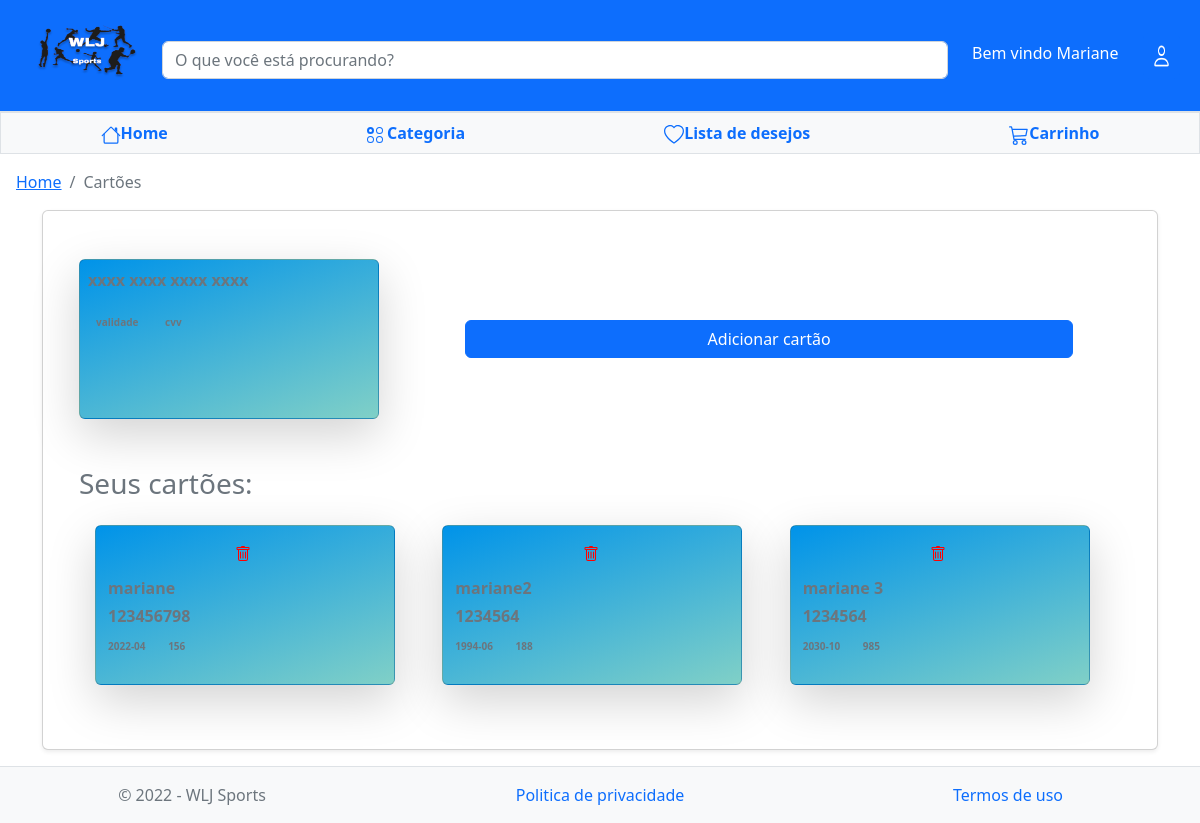
The app's page /cartoes.php (signed in) with its own data.
### tables this page shows
CREATE TABLE `cartao` (
  `id` int(11) NOT NULL,
  `titular` varchar(30) NOT NULL,
  `numero_cartao` int(16) NOT NULL,
  `validade` varchar(30) NOT NULL,
  `cvv` int(3) NOT NULL,
  `id_usuario` int(11) NOT NULL
);

### cartoes.php (the view, shortened to what this page needs)
<?php
include("conexao.php");
?>
<!doctype html>
<html lang="pt-br">
<head>
    <link href="https://cdn.jsdelivr.net/npm/bootstrap@5.2.1/dist/css/bootstrap.min.css" rel="stylesheet"
>
</head>
<body>
    <nav class=" navbar  navbar-expand-lg navbar-dark bg-primary border-bottom shadow-sm ">
        <div class="container-fluid">
            <div class="d-none d-md-block">
                <a href="Untitled-1.php"> <img class="pt-2" src="img/WLJ.png" width="150px" height="95px"></a>
            </div>
            <div class="box-search d-flex justify-content-center pt-2 col">
                <input class=" form-control me-2" type="search" placeholder="O que você está procurando?" id="pesquisar" name="pesquisar" class="">
            </div>
            <div class="align-self end ">
                <div class="navbar-collapse collapse">
                    <ul class="navbar-nav">
                      <?php if(!isset($_SESSION['id']) and (!isset($_SESSION['nome']))){ ?>
                        <li class="nav-item">
                            <a href="login.html" class="m-2 nav-link  text-white"> Entrar</a>
                        </li>
                        <li class="nav-item">
                            <a href="cadastro.html" class="m-2 nav-link  text-white"> Cadastrar</a>
                        </li>
                        <?php }else{ ?>
                          <li class="nav-item">
                            <a href="informacoes_usuario.php" class="m-2 nav-link  text-white"> Bem vindo <?php echo $_SESSION['nome']; ?></a>
                        </li>
                        <?php } ?>
                        <li class="nav-item">
                          <a class="btn btn-primary m-2  nav-link text-white" data-bs-toggle="offcanvas" href="#offcanvasRight" role="button" aria-controls="offcanvasRight">
                                <img src="img/bi_person.png" height="28">
                            </a>
                        </li>
                    </ul>
                </div>
            </div>
        </div>
    </nav>
    <ul class="sticky-top nav nav-pills nav-fill navbar-light bg-light border">
          <li class="nav-item d-none d-md-block">
              <a class="nav-link " aria-current="page" href="Untitled-1.php" tabindex="-1" aria-disabled="true">
                  <strong>Home</strong></a>
          </li>
          <li class="nav-item d-none d-md-block">
              <a class="nav-link" href="categoria.php">
              <strong>Categoria</strong></a>
          </li>
          <li class="nav-item d-none d-md-block">
              <a class="nav-link" href="favoritos.php">
                  <strong>Lista de desejos</strong></a>
          </li>
          <li class="nav-item d-none d-md-block">
              <a class="nav-link " href="carrinho.php" tabindex="-1" aria-disabled="true">
                  <strong>Carrinho</strong> </a>
          </li>
    </ul>
    <main>
        <nav aria-label="breadcrumb">
            <ol class="m-3 breadcrumb">
                <li class="breadcrumb-item"><a href="Untitled-1.php">Home</a></li>
                <li class="breadcrumb-item active" aria-current="page">Cartões</li>
            </ol>
        </nav>
        <div class="container">
            <div class="my-3 card shadow-sm">
                <form action="inserir_cartao.php" method="POST" class="row needs-validation" novalidate=""
                    autocomplete="off">
                    <div class="text-muted card-body p-5">
                        <div class="fw-bold d-flex align-items-center justify-content-between">
                            <div class="p-2 card shadow-lg "
                                style="width: 300px; height: 160px; background-image: linear-gradient(160deg, #0093E9 0%, #80D0C7 100%);">
                                <p>xxxx xxxx xxxx xxxx</p>
                                <div row>
                                    <span class="m-2" style="font-size: x-small;">validade </span> <span class="m-3"
                                        style="font-size: x-small;">cvv</span>
                                </div>
                            </div>
                            <button type="button" class="col-7 m-5 btn btn-primary" data-bs-toggle="modal"
                                data-bs-target="#exampleModal">
                                Adicionar cartão
                            </button>
                        </div>
                        <?php
                            $query_usuario = "SELECT * FROM cartao WHERE id_usuario = :id_usuario";
                            $result_usuario = $pdo->prepare($query_usuario);
                            $result_usuario->bindParam(':id_usuario', $_SESSION['id_usuario']);
                            $result_usuario->execute();
                            if(($result_usuario) AND ($result_usuario->rowCount() != 0 )){
                                $listaItens = $result_usuario;
                            }
            if(($result_usuario) AND ($result_usuario->rowCount() != 0 )){ ?>
                <?php
                echo '<h3 class="pt-5">Seus cartões:</h3>';
                echo '<div class="d-flex ">';
                if (!empty($listaItens)) {
                    foreach($listaItens as $linha) {
            ?>
                    <div class="text-muted card-body  p-3">
                        <div class="fw-bold d-flex align-items-center justify-content-between">
                            <div class="d-none d-md-block p-2 card shadow-lg "
                                style="width: 300px; height: 160px; background-image: linear-gradient(160deg, #0093E9 0%, #80D0C7 100%);">
                                    <a style="margin-left:39%;" href="excluir_um_cartao.php?id=<?php echo $linha['id'];?>">
                                        <button type="button"  class=" btn btn-outline" data-bs-toggle="tooltip" data-bs-placement="top"  title="Excluir cartão">
                                        </button>
                                    </a>
                                <p class="m-1"><?php echo $linha['titular'];?></p>
                                <p class="m-1"><?php echo $linha['numero_cartao'];?></p>
                                <div row>
                                <p> <span class="m-1" style="font-size: x-small;"><?php echo $linha['validade']?> </span> <span class="px-3"
                                        style="font-size: x-small;"><?php echo $linha['cvv'];?></p></span>
                                </div>
                            </div>
                        </div>
                    </div>
                <?php }} echo '</div>'; }  ?>
                </form>
            </div>
        </div>
    </main>
  <footer class=" border-top text-muted bg-light">
    <div class="coontainer">
      <div class="row py-3">
        <div class="col-12 col-md-4 text-center text-md-left">
          &copy; 2022 - WLJ Sports
        </div>
        <div class="col-12 col-md-4 text-center">
          <a href="#" class="text-decoration-none text dark">Politica de privacidade</a>
        </div>
        <div class="col-12 col-md-4 text-center text-md-right">
          <?php
            if(!isset($_SESSION['id']) and (!isset($_SESSION['nome']))){
              echo '<a href="#" class="text-decoration-none text dark">Termos de uso</a>';
            }else{
              if ($_SESSION['adm_usuario'] != 1){
              echo '<a href="#" class="text-decoration-none text dark">Termos de uso</a>';
              }else{
              echo '<a href="tela_adm.php" class="text-decoration-none text dark">administrador</a>';
              }
            }
          ?>
        </div>
      </div>
    </div>
  </footer>
</body>
</html>

### records on screen
cartao: titular "mariane", numero_cartao "123456798", validade "2022-04", cvv "156"
cartao: titular "mariane2", numero_cartao "1234564", validade "1994-06", cvv "188"
cartao: titular "mariane 3", numero_cartao "1234564", validade "2030-10", cvv "985"

### other values on screen
$_SESSION['nome'] "Mariane"
